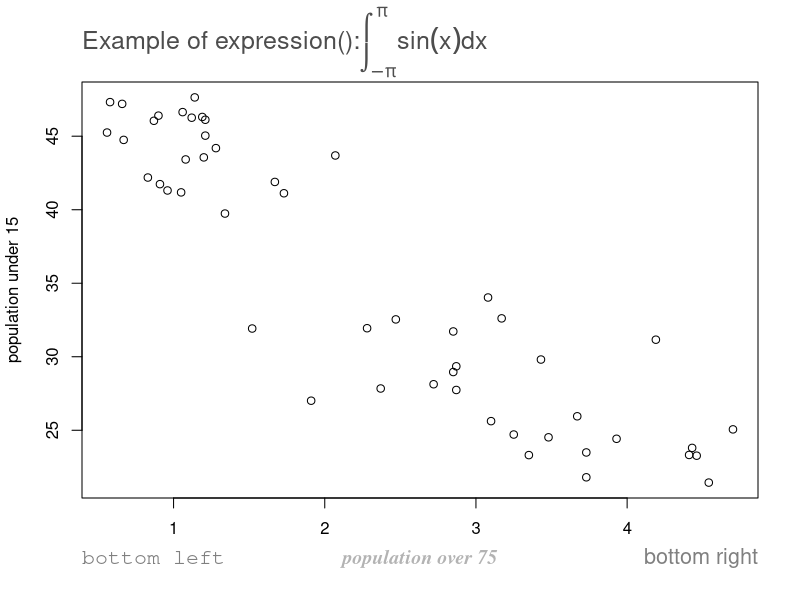

Write the R code that produced this figure.
ord = order( 
  LifeCycleSavings$pop75 
)
pop75.ordered = LifeCycleSavings$pop75[ ord ]
pop15.ordered = LifeCycleSavings$pop15[ ord ]

plot( 
  pop75.ordered, 
  pop15.ordered, 
  ann=F 
  )
title( 
  main=expression( 
    paste( "Example of expression():", 
           integral( sin(x)*dx, -pi, pi ) 
           ) 
    ), 
  cex.main=1.5, 
  font.main=4, 
  col.main=gray( 0.3 ), 
  line=2, 
  adj=0 
  )
title( 
  xlab=list( "population over 75", 
  cex=1.2, 
  font=4, 
  col=gray( 0.7 ) ), 
  line=2.5, 
  adj=0.5, 
  family="serif" 
  )
title( 
  ylab="population under 15" 
  )
title( 
  sub=list( 
    "bottom left", 
    cex=1.3, 
    font=1, 
    col=gray( 0.5 ) 
    ),  
  line=2.5, 
  adj=0, 
  family="mono" 
  )
title( 
  sub=list( 
    "bottom right", 
    cex=1.3, 
    font=1, 
    col=gray( 0.5 ) 
    ), 
  line=2.5, 
  adj=1, 
  family="sans"  
  )

